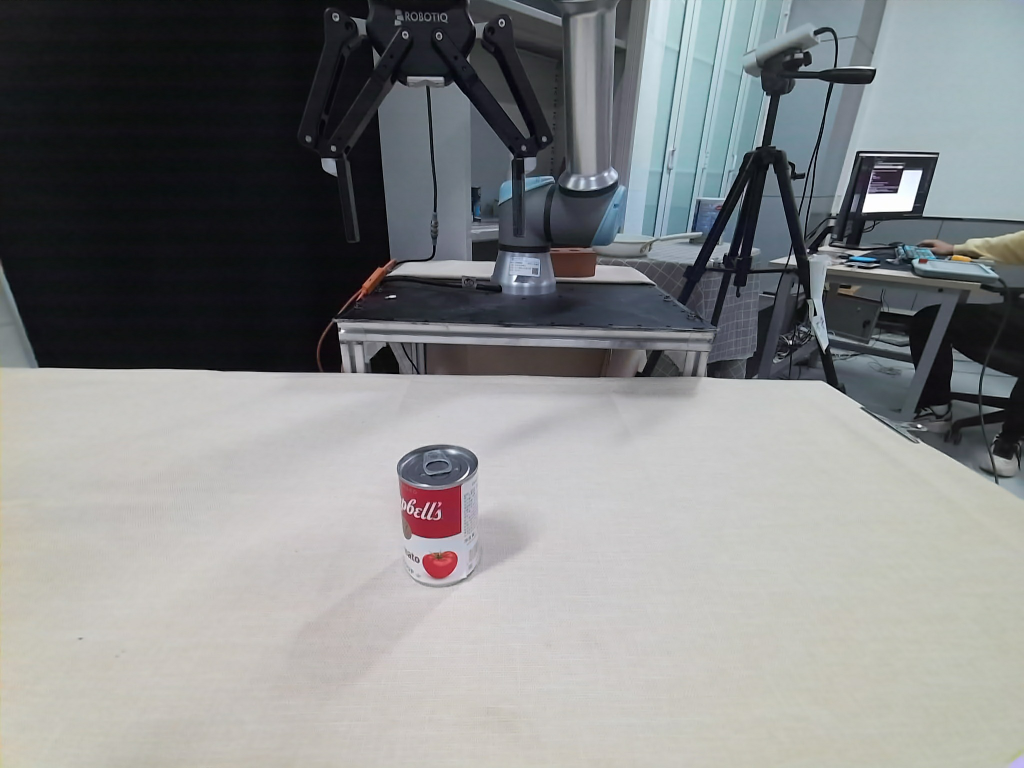
#> input picture data/4/scene_rgb_image/scene_1.jpg, 2048 x 1536 px, found by its file name (shown at 1/2 size)
$ python image_client.py
#> lines starting #> are read from the running program, lines starting #| are printed output that depends on the picture; pictures that were not available may be replaced by others from this repository, and a replacement may not be noted
import requests
import numpy as np
import io
import cv2
import time
# 定义服务端地址（例如运行在本地服务器上）
SERVER_URL = "http://10.184.17.177:8000/act"

proprio_array = np.random.rand(1,).astype(np.float32)
instr = "can"
timestep = 0

rgb_img = "/home/haowen/hw_mine/Real_Sim_Real/data/4/scene_rgb_image/scene_1.jpg"
depth_img = '/home/haowen/hw_mine/Real_Sim_Real/data/4/scene_depth_image/scene_1mat.png'
mask = "/home/haowen/hw_mine/Real_Sim_Real/data/a can._0.84.png"
rgb_image = cv2.imread(rgb_img)
#> rgb_image is the input picture: shape (1536, 2048, 3); mean B, G, R 134.8, 134.3, 132.5
mask_image = cv2.imread(mask, cv2.IMREAD_GRAYSCALE)
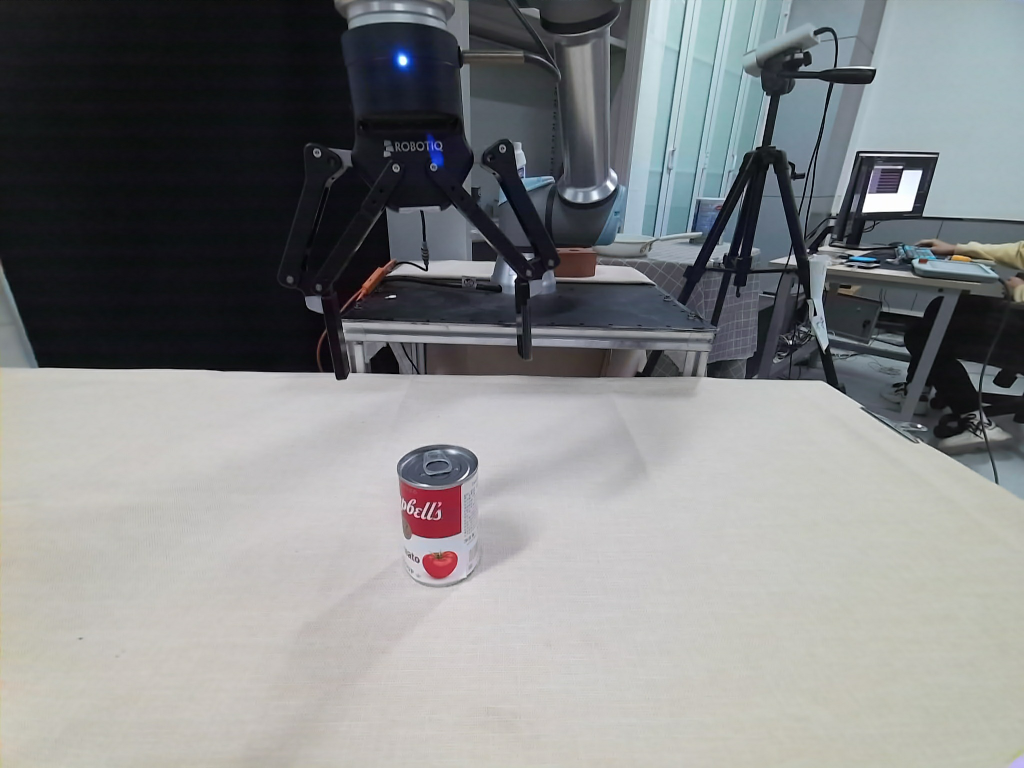
#> input picture data/4/scene_rgb_image/scene_10.jpg, 2048 x 1536 px, given in place of a can._0.84.png, which was not available (shown at 1/2 size)
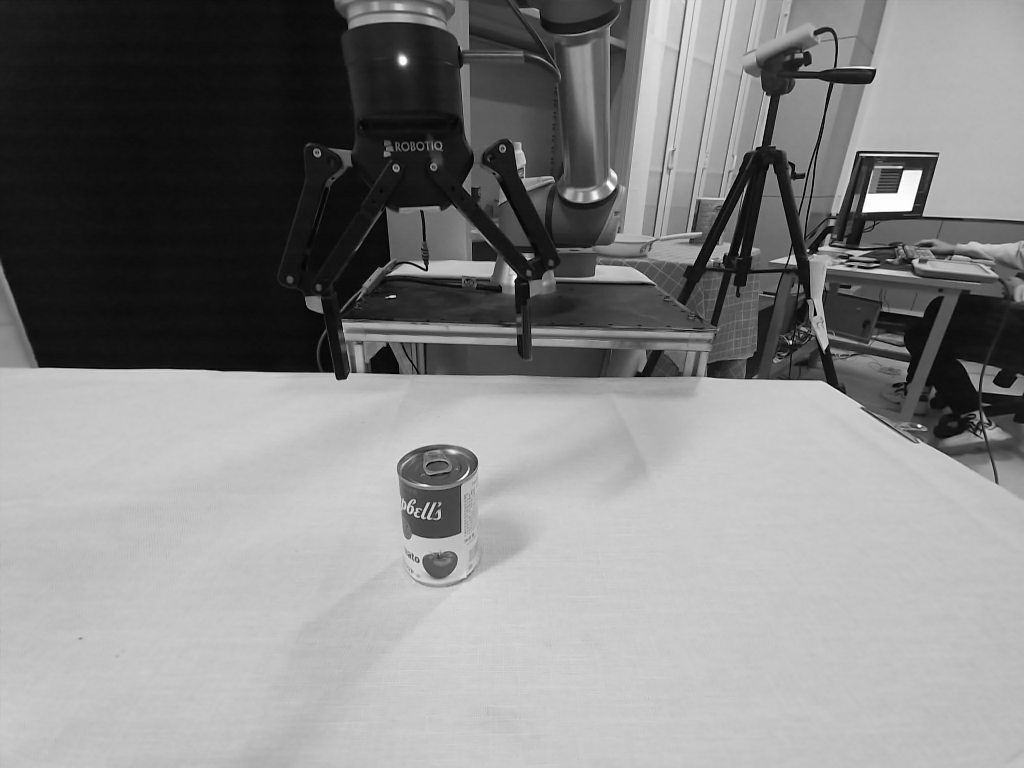
#> mask_image: shape (1536, 2048) (shown at 1/2 size); min 0, max 255, mean 132.1
depth_image = cv2.imread(depth_img, cv2.IMREAD_UNCHANGED)
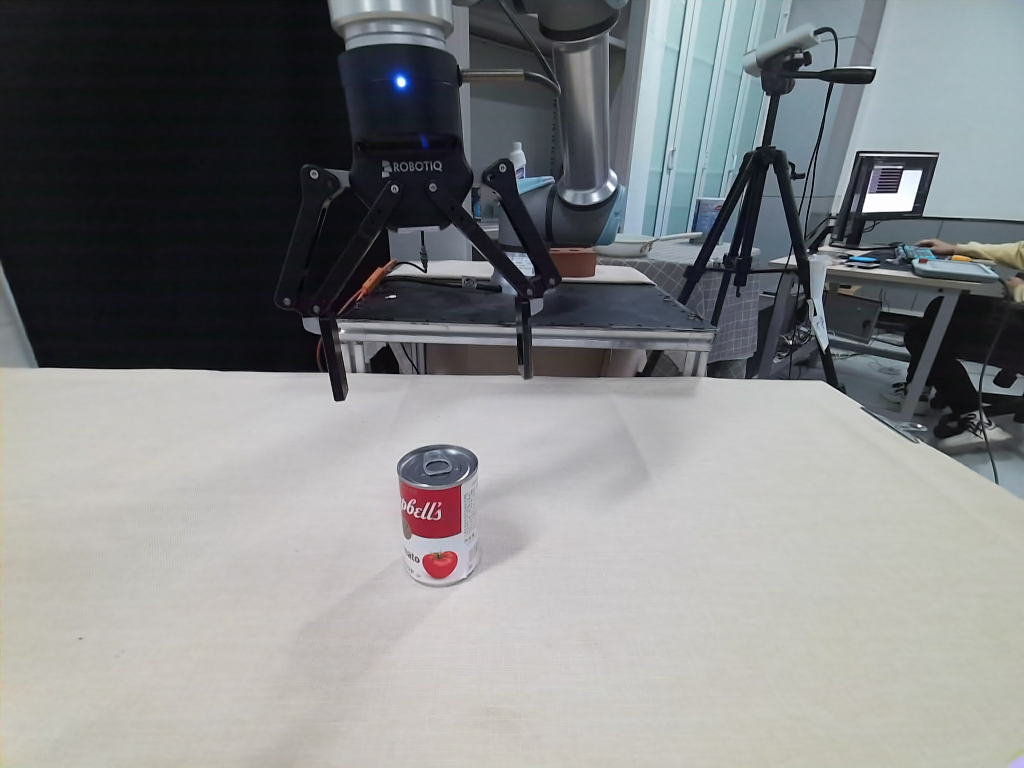
#> input picture data/4/scene_rgb_image/scene_11.jpg, 2048 x 1536 px, given in place of scene_1mat.png, which was not available (shown at 1/2 size)
#> depth_image is the input picture: shape (1536, 2048, 3); mean B, G, R 133.5, 132.7, 130.9
depth_image = depth_image / 1000.0
def send_data(rgb_image: np.ndarray, depth_image: np.ndarray, mask_image: np.ndarray, instr):
    # 将图像数组转换为字节流
    _, image_encoded = cv2.imencode('.jpg', rgb_image)
    image_bytes = io.BytesIO(image_encoded.tobytes())

    # 将深度数组转换为字节流（使用 .npy 格式）
#> (the run stopped early here; a loop or call above may not have finished)
